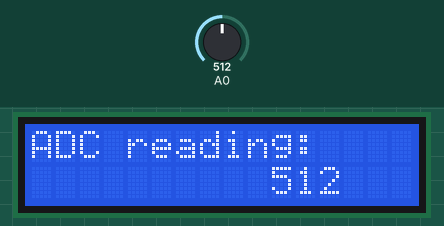
Bench run of a sketch on a simulated Arduino Uno, built with avr-gcc and run on an emulated ATmega328P. Parts: 16×2 character LCD. The inputs (shaded band) are chosen by the test bench; at power-on: A0 = 512. What the sketch prints to the serial monitor is not drawn.

Above: at 1.2 s.
1.3 s: A0 set to 716
At 2.3 s:
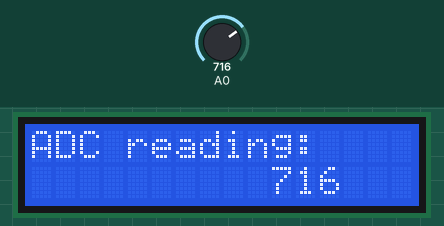
3.1 s: A0 set to 900
At 3.9 s:
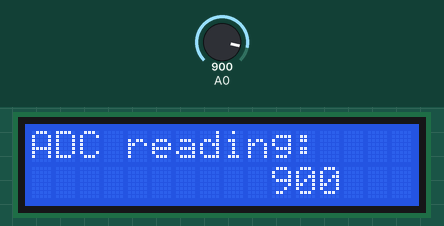
4.7 s: A0 set to 1023
At 5.4 s:
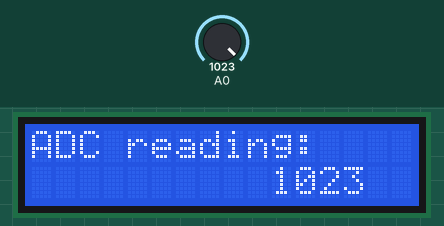
Timing chart, 0 to 7.7 s (numbered marks = the images above; inputs shaded):
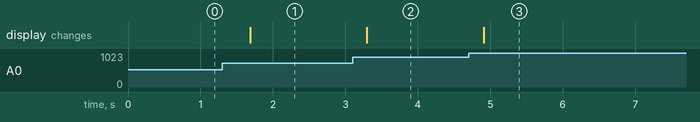

The sketch:

1stage5.ino
```cpp
#include <LiquidCrystal_I2C.h>
LiquidCrystal_I2C lcd(0x27, 16, 2);
void setup() {
  lcd.init();
  lcd.backlight();
  Serial.begin(115200);
  pinMode(A0, INPUT);
  lcd.setCursor(0, 0);
  lcd.print("ADC reading:");
}

void loop() {
  Serial.println(analogRead(A0));
  lcd.setCursor(10, 1);
  lcd.print(analogRead(A0));
  delay(800);

}
```

Measured:
- after the input at 1.3 s, the display: changes after 0.39 s (image 1)
- after the input at 3.1 s, the display: changes after 0.20 s (image 2)
- after the input at 4.7 s, the display: changes after 0.21 s (image 3)
